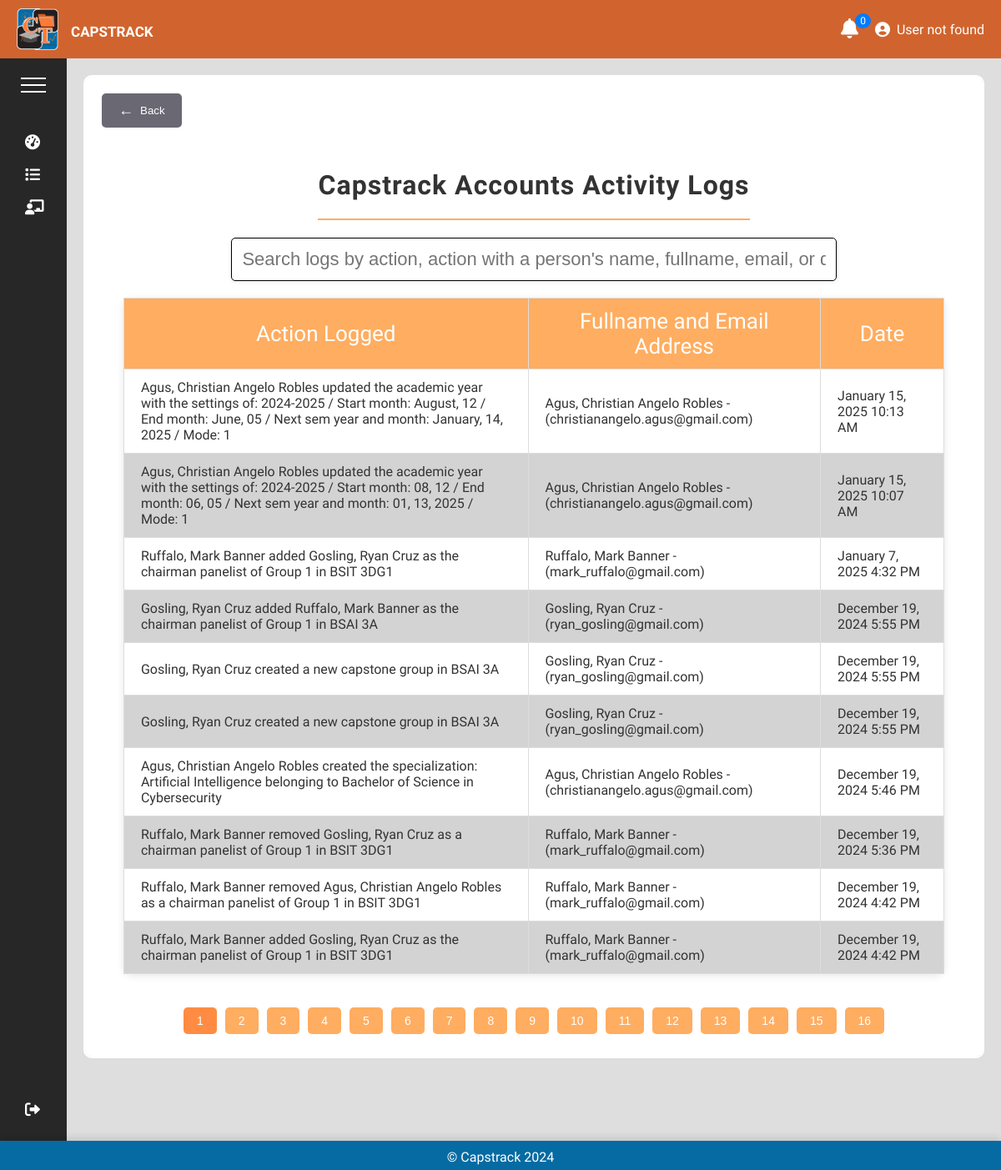
Screenshot of /pages/action_logs.php with the database file from the repository.
### tables this page shows
CREATE TABLE `action_logs` (
  `id` int(11) NOT NULL,
  `userID` int(20) NOT NULL,
  `action` mediumtext NOT NULL,
  `date` datetime NOT NULL
);

CREATE TABLE `users` (
  `id` int(20) NOT NULL,
  `email` varchar(100) NOT NULL,
  `password` varchar(255) NOT NULL,
  `firstname` varchar(100) NOT NULL,
  `middlename` varchar(100) NOT NULL,
  `surname` varchar(100) NOT NULL,
  `status` varchar(20) NOT NULL,
  `session` varchar(30) NOT NULL,
  `type` varchar(20) NOT NULL,
  `created_at` date NOT NULL DEFAULT current_timestamp()
);

### pages/action_logs.php (the view, shortened to what this page needs)
<?php
    require 'connection.php';
    function getLogs(){
        global $conn;
        try{
            $sql = "SELECT * FROM action_logs ORDER BY date DESC";
            $stmt = $conn->prepare($sql);
            $stmt->execute();
            $logs= $stmt->fetchAll(PDO::FETCH_ASSOC);
            if(count ($logs) >= 1){
                foreach($logs as $log){
                    $action = $log["action"];
                    $user= $log["userID"];
                    $date= $log["date"];
                    $stmt = $conn->prepare("SELECT email, firstname, middlename, surname FROM users WHERE id = ?");
                    $stmt->execute([$user]);
                    $name = $stmt->fetch(PDO::FETCH_ASSOC);
                    $fullname = $name["surname"] . ", " . $name["firstname"] . " " . $name["middlename"] . " - ({$name["email"]})";
                    $readableDate = date("F j, Y g:i A", strtotime($date));
                    echo "<tr class='log-row'>"
                        . "<td class='action'>" .  htmlspecialchars($action)  . "</td>"
                        . "<td class='fullname-email'>" . htmlspecialchars($fullname) . "</td>"
                        . "<td class='date'>" . htmlspecialchars($readableDate) . "</td>"
                    . "</tr>";
                }
            }
        }
        catch(Exception $e){
        }
    }
?>
<!DOCTYPE html>
<html lang="en">
    <head>
        <link rel="stylesheet" href="pages/card_layout.css">
    </head>
    <body>
        <?php require 'header.php'; ?>
        <?php require 'menu.php'; ?>
        <h1>Capstrack Accounts Activity Logs</h1>
        <div class="divider"></div>
        <input type="text" id="search-input" class="search-input" placeholder="Search logs by action, action with a person's name, fullname, email, or date...">
        <table id="logs-table">
            <thead>
                <tr>
                    <th>Action Logged</th>
                    <th>Fullname and Email Address</th>
                    <th>Date</th>
                </tr>
            </thead>
            <tbody>
                <?php getLogs(); ?>
            </tbody>
        </table>
        <div class="pagination" id="pagination"></div>
        <?php require 'footer.php'; ?>
    </body>
</html>

### pages/header.php (shortened to what this page needs)
<!DOCTYPE html>
<html lang="en">
    <head>
        <link rel="stylesheet" href="https://cdnjs.cloudflare.com/ajax/libs/font-awesome/6.0.0-beta3/css/all.min.css">
        <link rel="stylesheet" href="pages/header.css">
    </head>
    <body>
    <div id="topbar">
        <div class="topbar-left">
            <img src="pages/images/CapstrackLogo.png" alt="Logo" class="logo">
            <h2 class="university-name">CAPSTRACK</h2>
        </div>
        <div class="topbar-right">
            <div class="notification-container">
                <div class="bell" onclick="toggleNotifications()">
                  <i class="fas fa-bell notification-icon"></i>
                  <span class="notification-count" id="notificationCount">3</span>
                </div>
          </div>
            <a href="/profile" style="text-decoration: none; color: white; display: flex; align-items: center;">
                <i class="fas fa-user-circle" style="font-size: 18px; color: white; margin-right: 8px;"></i>
                <span style="font-size: 16px; color: white; font-weight: 500;">
                    <?php
                        require_once("connection.php");
                        try {
                            $sql = "SELECT * FROM users WHERE id = ?";
                            $stmt = $conn->prepare($sql);
                            $stmt->execute([$_SESSION["userID"]]);
                            $user = $stmt->fetch(PDO::FETCH_ASSOC);
                            if ($user) {
                                $fullname = $user["surname"] . ", " . $user["firstname"] . " " . $user["middlename"];
                                echo htmlspecialchars($fullname);
                            } else {
                                echo "User not found";
                            }
                        } catch (Exception $e) {
                            echo '<script>console.log("' . $e->getMessage() . '");</script>';
                        }
                    ?>
                </span>
            </a>
        </div>
    </div>

### pages/menu.php (shortened to what this page needs)
<?php
    require "connection.php";
    function menuBar(){
        global $conn;
        $type = $_SESSION["accountType"];
        if($type == "faculty"){
            $sql = "SELECT accessLevel FROM faculty WHERE id = ?";
            $stmt = $conn->prepare($sql);
            $stmt->execute([$_SESSION["userID"]]);
            $result = $stmt->fetch(PDO::FETCH_ASSOC);
            if($result){
                $level = $result["accessLevel"];
                if($level >= 3){
                    echo'
                        <li> <a href="/dashboard"><i class="fas fa-tachometer-alt"></i> Dashboard</a> </li>
                        <li> <a href="/tracking"><i class="fas fa-list"></i> Status</a></li>
                        <li> <a href="/courses"><i class="fas fa-chalkboard-teacher"></i> Class</a> </li>
                        <li> <a href="/upload"><i class="fas fa-user-plus"></i> Invite</a> </li>
                        <li> <a href="/accounts"><i class="fas fa-user-cog"></i> Accounts</a> </li>
                        <li> <a href="/edit_courses"><i class="fas fa-book"></i>Courses</a> </li>
                        <li> <a href="/academicyear_editor"><i class="fas fa-calendar"></i>Year/Semester</a> </li>
                        <li> <a href="/create_templates"><i class="fas fa-paperclip"></i>Templates</a> </li>
                        <li> <a href="/action_logs"><i class="fas fa-history"></i>Action Logs</a> </li>
                        <li> <a href="/reports_coordinators"><i class="fas fa-chart-bar"></i>Reports</a></li>
                        <li class="logout"> <a href="/logout"><i class="fas fa-sign-out-alt"></i> Logout</a> </li>
                    ';
                }
                else if($level == 2){
                    echo'
                        <li> <a href="/dashboard"><i class="fas fa-tachometer-alt"></i> Dashboard</a> </li>
                        <li> <a href="/tracking"><i class="fas fa-list"></i> Status</a></li>
                        <li> <a href="/courses"><i class="fas fa-chalkboard-teacher"></i> Class</a> </li>
                        <li> <a href="/upload"><i class="fas fa-user-plus"></i> Invite</a> </li>
                        <li class="logout"> <a href="/logout"><i class="fas fa-sign-out-alt"></i> Logout</a> </li>
                    ';
                }
                else{
                     echo'
                        <li> <a href="/dashboard"><i class="fas fa-tachometer-alt"></i> Dashboard</a> </li>
                        <li> <a href="/tracking"><i class="fas fa-list"></i> Status</a></li>
                        <li> <a href="/courses"><i class="fas fa-chalkboard-teacher"></i> Class</a> </li>
                        <li class="logout"> <a href="/logout"><i class="fas fa-sign-out-alt"></i> Logout</a> </li>
                    ';
                }
            }
        }
        else{
             echo'
                <li> <a href="/dashboard"><i class="fas fa-tachometer-alt"></i> Dashboard</a> </li>
                <li> <a href="/tracking"><i class="fas fa-list"></i> Status</a></li>
                <li> <a href="/class_view"><i class="fas fa-chalkboard-teacher"></i> Class</a> </li>
                <li class="logout"> <a href="/logout"><i class="fas fa-sign-out-alt"></i> Logout</a> </li>
            ';
        }
    }
?>
<div id="menu">
    <div class="hamburger">
        <div class="line"></div>
        <div class="line"></div>
        <div class="line"></div>
    </div>
    <div class="menu-inner">
        <ul>
            <?php
               menuBar();
            ?>
        </ul>
    </div>
</div>
<div id="content">
    <button type="button" onclick="backFeature()" style="display: flex; align-items: center; background-color: #6A6873; color: white; margin-bottom: 50px; padding: 10px 20px; border: none; border-radius: 5px; cursor: pointer;">
        <span style="font-size: 18px; margin-right: 8px;">&#8592;</span>
        Back
    </button>

### pages/footer.php (shortened to what this page needs)
    </div>
        <footer>
            <p>© Capstrack 2024</p>
        </footer>
    </body>
</html>

### pages/card_layout.css (style rules this page uses)
body { font-family: Arial, sans-serif; background-color: #f4f4f4; justify-content: center; align-items: center; height: 100vh; margin: 0; }
.divider { height: 3px; background-color: white; margin-bottom: 10px; border: none; }
.hamburger { width: 10px; height: 40px; display: flex; flex-direction: column; justify-content: space-between; align-items: center; }

### pages/header.css (style rules this page uses)
* { box-sizing: border-box; }
.notification-container { position: relative; display: inline-block; }
.bell { font-size: 24px; cursor: pointer; position: relative; }
.notification-count { position: absolute; top: -5px; right: 5px; background: #007bff; color: white; font-size: 12px; border-radius: 50%; padding: 2px 6px; }
html, body { margin: 0; padding: 0; height: 100%; overflow-x: hidden; font-family: 'Lexend', sans-serif; background-color: #DEDEDE; }
:root { --sidebar-width: 80px; --sidebar-expanded-width: 200px; --content-left-spacing: 20px; --content-right-spacing: 20px; }
#topbar { position: fixed; top: 0; left: 0; width: 100%; height: 70px; background-color: #D1642E; display: flex; align-items: center; justify-content: space-between; padding: 0 20px; box-sizing: border-box; z-index: 1000; }
#topbar .topbar-left { display: flex; align-items: center; }
#topbar .logo { width: 50px; height: 50px; }
#topbar .university-name { color: white; margin-left: 15px; font-size: 17px; line-height: 80px; margin-top: 20px; }
#topbar .topbar-right { display: flex; align-items: center; }
#topbar .notification-icon, #topbar .fa-user-circle { color: white; font-size: 24px; cursor: pointer; margin-right: 20px; }
#menu { position: fixed; top: 70px; left: 0; width: var(--sidebar-width); height: calc(100vh - 80px); background-color: #272727; overflow: hidden; display: flex; flex-direction: column; padding-top: 20px; padding-bottom: 60px; box-sizing: border-box; z-index: 1000; align-items: center; }
#menu .hamburger { cursor: pointer; display: flex; flex-direction: column; justify-content: center; align-items: center; height: 24px; margin-bottom: 20px; transition: margin-left 0.3s; z-index: 1; }
#menu .line { width: 30px; height: 3px; background-color: white; margin: 3px 0; }
#menu .menu-inner { flex: 1; pointer-events: auto; width: 100%; padding: 0; box-sizing: border-box; }
#menu .menu-inner ul { list-style-type: none; padding: 0; width: 105%; text-align: left; display: flex; flex-direction: column; height: 100%; justify-content: space-between; }
#menu .menu-inner ul li { padding: 10px 15px; cursor: pointer; color: white; display: flex; align-items: center; width: 100%; box-sizing: border-box; }
#menu .menu-inner ul li i { margin-right: 10px; font-size: 18px; color: inherit; }
#menu .menu-inner ul li.logout { margin-top: auto; }
#menu .menu-inner ul li.logout i { margin-right: 10px; font-size: 18px; }
#menu .menu-inner ul li a { display: flex; align-items: center; color: transparent; text-decoration: none; width: 100%; padding: 0px 15px; }
#menu .menu-inner ul li a i { color: white; }
#content { margin-top: 90px; margin-left: calc(var(--sidebar-width) + var(--content-left-spacing)); margin-right: var(--content-right-spacing); padding: 20px; background-color: rgba(255, 255, 255, 1); border: 2px solid #ffffff; border-radius: 10px; overflow-y: auto; height: 84%; }
footer { background-color: #066BA3; color: white; text-align: center; position: fixed; bottom: 0; left: 0; width: 100%; min-height: 35px; max-height: 35px; padding: 5px 0; line-height: 1.5; z-index: 1000; box-shadow: 0 -4px 8px rgba(0, 0, 0, 0.1); overflow: hidden; }
footer p { margin: 0; line-height: 30px; }

### rows the page displays
action_logs: action "Agus, Christian Angelo Robles updated the academic year with the settings of: 2024-2025 / Start month: August, 12 / End month: June, 05 / Next sem year and month: January, 14, 2025 / Mode: 1", userID.email "Agus, Christian Angelo Robles - (christianangelo.agus@gmail.com)", date "January 15, 2025 10:13 AM"
action_logs: action "Agus, Christian Angelo Robles updated the academic year with the settings of: 2024-2025 / Start month: 08, 12 / End month: 06, 05 / Next sem year and month: 01, 13, 2025 / Mode: 1", userID.email "Agus, Christian Angelo Robles - (christianangelo.agus@gmail.com)", date "January 15, 2025 10:07 AM"
action_logs: action "Ruffalo, Mark Banner added Gosling, Ryan Cruz as the chairman panelist of Group 1 in BSIT 3DG1", userID.email "Ruffalo, Mark Banner - (mark_ruffalo@gmail.com)", date "January 7, 2025 4:32 PM"
action_logs: action "Gosling, Ryan Cruz added Ruffalo, Mark Banner as the chairman panelist of Group 1 in BSAI 3A", userID.email "Gosling, Ryan Cruz - (ryan_gosling@gmail.com)", date "December 19, 2024 5:55 PM"
action_logs: action "Gosling, Ryan Cruz created a new capstone group in BSAI 3A", userID.email "Gosling, Ryan Cruz - (ryan_gosling@gmail.com)", date "December 19, 2024 5:55 PM"
action_logs: action "Gosling, Ryan Cruz created a new capstone group in BSAI 3A", userID.email "Gosling, Ryan Cruz - (ryan_gosling@gmail.com)", date "December 19, 2024 5:55 PM"
action_logs: action "Agus, Christian Angelo Robles created the specialization: Artificial Intelligence belonging to Bachelor of Science in Cybersecurity", userID.email "Agus, Christian Angelo Robles - (christianangelo.agus@gmail.com)", date "December 19, 2024 5:46 PM"
action_logs: action "Ruffalo, Mark Banner removed Gosling, Ryan Cruz as a chairman panelist of Group 1 in BSIT 3DG1", userID.email "Ruffalo, Mark Banner - (mark_ruffalo@gmail.com)", date "December 19, 2024 5:36 PM"
action_logs: action "Ruffalo, Mark Banner removed Agus, Christian Angelo Robles as a chairman panelist of Group 1 in BSIT 3DG1", userID.email "Ruffalo, Mark Banner - (mark_ruffalo@gmail.com)", date "December 19, 2024 4:42 PM"
action_logs: action "Ruffalo, Mark Banner added Gosling, Ryan Cruz as the chairman panelist of Group 1 in BSIT 3DG1", userID.email "Ruffalo, Mark Banner - (mark_ruffalo@gmail.com)", date "December 19, 2024 4:42 PM"
